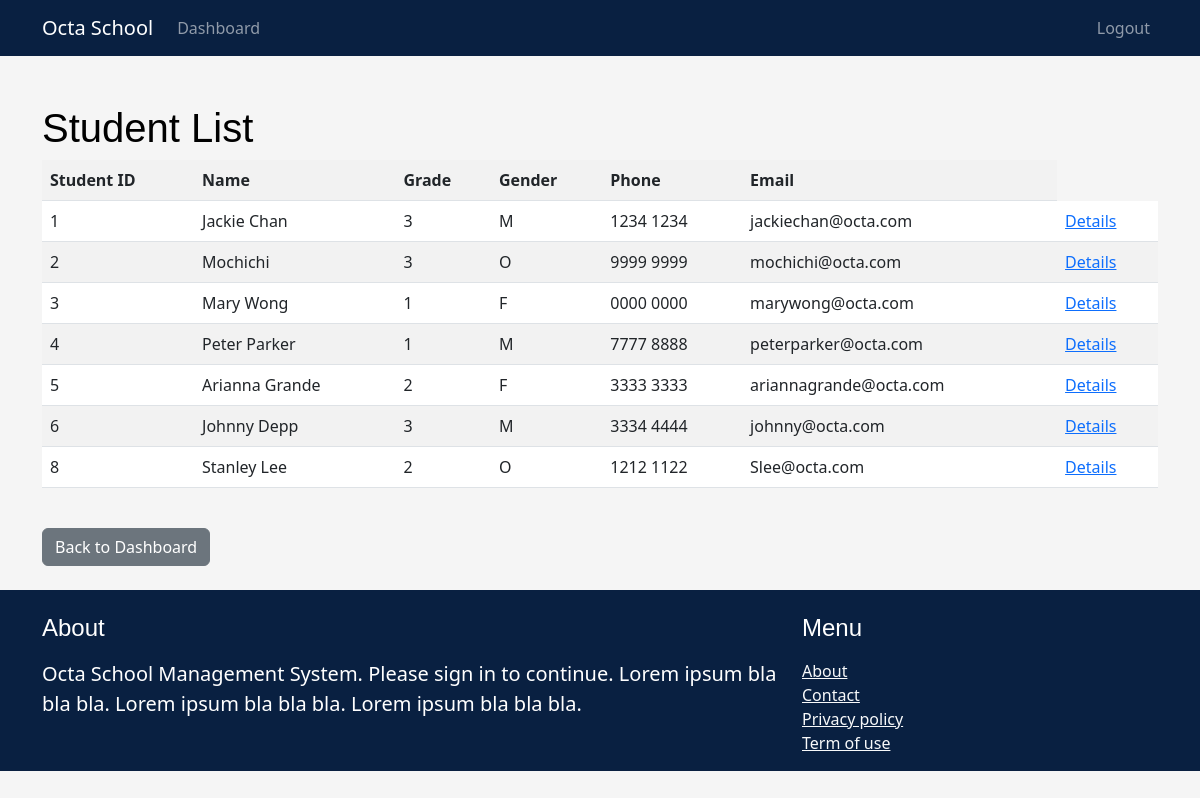
/student/liststudent/ (signed in), run on the app's committed database.
### student/models.py (models this page shows, shortened)
class Student(models.Model):
    GENDER_CHOICES = (
        ('M', 'Male'),
        ('F', 'Female'),
        ('O', 'Other')
    )
    name = models.CharField(max_length=100, null=True)
    grade = models.PositiveIntegerField(choices=[(1, '1'), (2, '2'), (3, '3')], null=True)
    gender = models.CharField(max_length=1, choices=GENDER_CHOICES, null=True)
    birthdate = models.DateField(null=True)
    phone = models.CharField(max_length=20, null=True)
    email = models.EmailField(null=True)
    photo = models.ImageField(upload_to='student_photos', blank=True, null=True)
    courses = models.ManyToManyField('course.Course', through='course.CourseRegistration')

### student/views.py (the view)
# urls.py: path('liststudent/', views.list_student_view, name='list_student'),
@login_required
def list_student_view(request):
    students = Student.objects.all()
    return render(request, 'student/list.html', {'students': students})

### student/templates/student/list.html (shortened to what this page needs)
{% extends 'main/base.html' %}
{% block content %}
<h1>Student List</h1>
<table class="table table-striped">
  <tr>
    <th>Student ID</th>
    <th>Name</th>
    <th>Grade</th>
    <th>Gender</th>
    <th>Phone</th>
    <th>Email</th>
  </tr>
  {% for student in students %}
  <tr>
    <td>{{ student.id }}</td>
    <td>{{ student.name }}</td>
    <td>{{ student.grade }}</td>
    <td>{{ student.gender }}</td>
    <td>{{ student.phone }}</td>
    <td>{{ student.email }}</td>
    <td><a href="{% url 'student_details' student.id %}">Details</a></td>
  </tr>
  {% endfor %}
</table>
<br>
<a href="{% url 'dashboard' %}" class="btn btn-secondary">Back to Dashboard</a>
{% endblock %}

### static/styles/main.css (style rules this page uses)
body { background-color: whitesmoke; color: #000000; }
h1, h2, h3, h4, h5, h6 { font-family: "Gill Sans", sans-serif; }

### data on the page
Student: id "1", name "Jackie Chan", grade "3", gender "M", phone "1234 1234", email "jackiechan@octa.com"
Student: id "2", name "Mochichi", grade "3", gender "O", phone "9999 9999", email "mochichi@octa.com"
Student: id "3", name "Mary Wong", grade "1", gender "F", phone "0000 0000", email "marywong@octa.com"
Student: id "4", name "Peter Parker", grade "1", gender "M", phone "7777 8888", email "peterparker@octa.com"
Student: id "5", name "Arianna Grande", grade "2", gender "F", phone "3333 3333", email "ariannagrande@octa.com"
Student: id "6", name "Johnny Depp", grade "3", gender "M", phone "3334 4444", email "johnny@octa.com"
Student: id "8", name "Stanley Lee", grade "2", gender "O", phone "1212 1122", email "Slee@octa.com"
